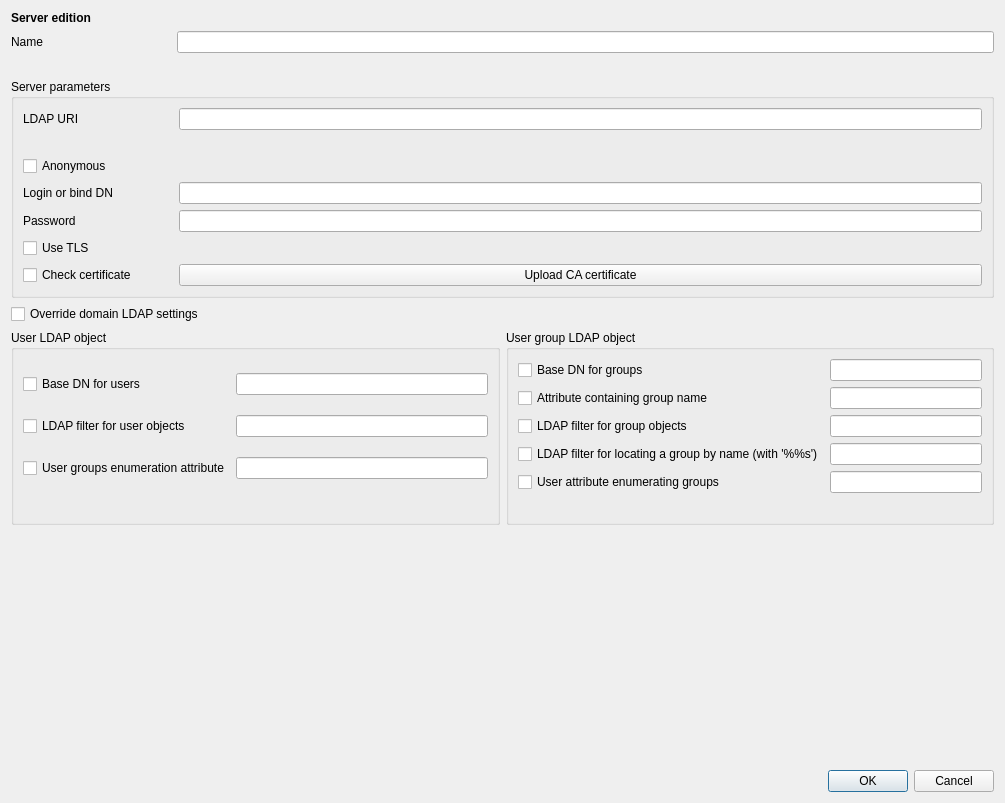
<ui version="4.0" >
 <class>NndServer</class>
 <widget class="QDialog" name="NndServer" >
  <property name="geometry" >
   <rect>
    <x>0</x>
    <y>0</y>
    <width>1005</width>
    <height>803</height>
   </rect>
  </property>
  <property name="windowTitle" >
   <string>Dialog</string>
  </property>
  <layout class="QGridLayout" name="gridLayout_5" >
   <item row="2" column="0" >
    <layout class="QHBoxLayout" name="horizontalLayout" >
     <item>
      <widget class="QGroupBox" name="override_user_groupbox" >
       <property name="title" >
        <string>User LDAP object</string>
       </property>
       <layout class="QGridLayout" name="gridLayout" >
        <item row="0" column="0" >
         <widget class="QCheckBox" name="user_base_dn_checkbox" >
          <property name="text" >
           <string>Base DN for users</string>
          </property>
         </widget>
        </item>
        <item row="2" column="0" >
         <widget class="QCheckBox" name="user_filter_checkbox" >
          <property name="text" >
           <string>LDAP filter for user objects</string>
          </property>
         </widget>
        </item>
        <item row="3" column="0" >
         <widget class="QCheckBox" name="user_member_attr_checkbox" >
          <property name="text" >
           <string>User groups enumeration attribute</string>
          </property>
         </widget>
        </item>
        <item row="0" column="1" >
         <widget class="QLineEdit" name="user_base_dn_lineedit" />
        </item>
        <item row="2" column="1" >
         <widget class="QLineEdit" name="user_filter_lineedit" />
        </item>
        <item row="3" column="1" >
         <widget class="QLineEdit" name="user_member_attr_lineedit" />
        </item>
        <item row="4" column="1" >
         <spacer name="horizontalSpacer" >
          <property name="orientation" >
           <enum>Qt::Horizontal</enum>
          </property>
          <property name="sizeType" >
           <enum>QSizePolicy::Minimum</enum>
          </property>
          <property name="sizeHint" stdset="0" >
           <size>
            <width>70</width>
            <height>20</height>
           </size>
          </property>
         </spacer>
        </item>
       </layout>
       <zorder>user_base_dn_checkbox</zorder>
       <zorder>user_filter_checkbox</zorder>
       <zorder>user_member_attr_checkbox</zorder>
       <zorder>user_base_dn_lineedit</zorder>
       <zorder>user_filter_lineedit</zorder>
       <zorder>user_member_attr_lineedit</zorder>
       <zorder>horizontalSpacer</zorder>
       <zorder>layoutWidget</zorder>
      </widget>
     </item>
     <item>
      <widget class="QGroupBox" name="override_group_groupbox" >
       <property name="title" >
        <string>User group LDAP object</string>
       </property>
       <layout class="QGridLayout" name="gridLayout_2" >
        <item row="1" column="0" >
         <widget class="QCheckBox" name="group_attr_name_checkbox" >
          <property name="text" >
           <string>Attribute containing group name</string>
          </property>
         </widget>
        </item>
        <item row="1" column="1" >
         <widget class="QLineEdit" name="group_attr_name_lineedit" />
        </item>
        <item row="3" column="0" >
         <widget class="QCheckBox" name="group_enum_filter_checkbox" >
          <property name="text" >
           <string>LDAP filter for group objects</string>
          </property>
         </widget>
        </item>
        <item row="3" column="1" >
         <widget class="QLineEdit" name="group_enum_filter_lineedit" />
        </item>
        <item row="4" column="1" >
         <widget class="QLineEdit" name="group_filter_lineedit" />
        </item>
        <item row="5" column="0" >
         <widget class="QCheckBox" name="group_member_attr_checkbox" >
          <property name="text" >
           <string>User attribute enumerating groups</string>
          </property>
         </widget>
        </item>
        <item row="5" column="1" >
         <widget class="QLineEdit" name="group_member_attr_lineedit" />
        </item>
        <item row="0" column="0" >
         <widget class="QCheckBox" name="group_base_dn_checkbox" >
          <property name="text" >
           <string>Base DN for groups</string>
          </property>
         </widget>
        </item>
        <item row="0" column="1" >
         <widget class="QLineEdit" name="group_base_dn_lineedit" />
        </item>
        <item row="4" column="0" >
         <widget class="QCheckBox" name="group_filter_checkbox" >
          <property name="text" >
           <string>LDAP filter for locating a group by name (with '%%s')</string>
          </property>
         </widget>
        </item>
        <item row="6" column="1" >
         <spacer name="horizontalSpacer_2" >
          <property name="orientation" >
           <enum>Qt::Horizontal</enum>
          </property>
          <property name="sizeType" >
           <enum>QSizePolicy::Minimum</enum>
          </property>
          <property name="sizeHint" stdset="0" >
           <size>
            <width>70</width>
            <height>20</height>
           </size>
          </property>
         </spacer>
        </item>
       </layout>
      </widget>
     </item>
    </layout>
   </item>
   <item row="4" column="0" >
    <widget class="QDialogButtonBox" name="buttonBox" >
     <property name="orientation" >
      <enum>Qt::Horizontal</enum>
     </property>
     <property name="standardButtons" >
      <set>QDialogButtonBox::Cancel|QDialogButtonBox::Ok</set>
     </property>
    </widget>
   </item>
   <item row="3" column="0" >
    <spacer name="verticalSpacer" >
     <property name="orientation" >
      <enum>Qt::Vertical</enum>
     </property>
     <property name="sizeHint" stdset="0" >
      <size>
       <width>20</width>
       <height>40</height>
      </size>
     </property>
    </spacer>
   </item>
   <item row="1" column="0" >
    <layout class="QGridLayout" name="gridLayout_11" >
     <item row="4" column="0" >
      <widget class="QGroupBox" name="groupBox_2" >
       <property name="title" >
        <string>Server parameters</string>
       </property>
       <layout class="QGridLayout" name="gridLayout_9" >
        <item row="1" column="0" >
         <widget class="QLabel" name="label_8" >
          <property name="text" >
           <string>LDAP URI</string>
          </property>
          <property name="alignment" >
           <set>Qt::AlignLeading|Qt::AlignLeft|Qt::AlignVCenter</set>
          </property>
         </widget>
        </item>
        <item row="1" column="1" >
         <widget class="QLineEdit" name="ldapuri_lineedit" />
        </item>
        <item row="3" column="0" >
         <widget class="QCheckBox" name="anonymous_checkbox" >
          <property name="text" >
           <string>Anonymous</string>
          </property>
         </widget>
        </item>
        <item row="4" column="0" >
         <widget class="QLabel" name="label_9" >
          <property name="text" >
           <string>Login or bind DN</string>
          </property>
          <property name="alignment" >
           <set>Qt::AlignLeading|Qt::AlignLeft|Qt::AlignVCenter</set>
          </property>
         </widget>
        </item>
        <item row="4" column="1" >
         <widget class="QLineEdit" name="bind_dn_lineedit" />
        </item>
        <item row="5" column="0" >
         <widget class="QLabel" name="label_17" >
          <property name="text" >
           <string>Password</string>
          </property>
          <property name="alignment" >
           <set>Qt::AlignLeading|Qt::AlignLeft|Qt::AlignVCenter</set>
          </property>
         </widget>
        </item>
        <item row="5" column="1" >
         <widget class="QLineEdit" name="bind_pw_lineedit" >
          <property name="echoMode" >
           <enum>QLineEdit::Password</enum>
          </property>
         </widget>
        </item>
        <item row="6" column="0" >
         <widget class="QCheckBox" name="tls_checkbox" >
          <property name="text" >
           <string>Use TLS</string>
          </property>
         </widget>
        </item>
        <item row="7" column="0" >
         <widget class="QCheckBox" name="check_cert_checkbox" >
          <property name="text" >
           <string>Check certificate</string>
          </property>
         </widget>
        </item>
        <item row="7" column="1" >
         <widget class="QPushButton" name="upload_ca_button" >
          <property name="text" >
           <string>Upload CA certificate</string>
          </property>
         </widget>
        </item>
        <item row="2" column="0" >
         <spacer name="horizontalSpacer_4" >
          <property name="orientation" >
           <enum>Qt::Horizontal</enum>
          </property>
          <property name="sizeType" >
           <enum>QSizePolicy::Preferred</enum>
          </property>
          <property name="sizeHint" stdset="0" >
           <size>
            <width>150</width>
            <height>20</height>
           </size>
          </property>
         </spacer>
        </item>
       </layout>
       <zorder>label_8</zorder>
       <zorder>ldapuri_lineedit</zorder>
       <zorder>anonymous_checkbox</zorder>
       <zorder>label_9</zorder>
       <zorder>bind_dn_lineedit</zorder>
       <zorder>label_17</zorder>
       <zorder>bind_pw_lineedit</zorder>
       <zorder>tls_checkbox</zorder>
       <zorder>check_cert_checkbox</zorder>
       <zorder>upload_ca_button</zorder>
       <zorder>gridLayoutWidget</zorder>
       <zorder>horizontalSpacer_4</zorder>
      </widget>
     </item>
     <item row="5" column="0" >
      <widget class="QCheckBox" name="expert_checkbox" >
       <property name="text" >
        <string>Override domain LDAP settings</string>
       </property>
      </widget>
     </item>
    </layout>
   </item>
   <item row="0" column="0" >
    <layout class="QGridLayout" name="gridLayout_3" >
     <item row="1" column="1" >
      <widget class="QLineEdit" name="name_lineedit" />
     </item>
     <item row="1" column="0" >
      <widget class="QLabel" name="label_10" >
       <property name="text" >
        <string>Name</string>
       </property>
       <property name="alignment" >
        <set>Qt::AlignLeading|Qt::AlignLeft|Qt::AlignVCenter</set>
       </property>
      </widget>
     </item>
     <item row="0" column="0" >
      <widget class="QLabel" name="label" >
       <property name="font" >
        <font>
         <weight>75</weight>
         <bold>true</bold>
        </font>
       </property>
       <property name="text" >
        <string>Server edition</string>
       </property>
      </widget>
     </item>
     <item row="2" column="0" >
      <spacer name="horizontalSpacer_3" >
       <property name="orientation" >
        <enum>Qt::Horizontal</enum>
       </property>
       <property name="sizeType" >
        <enum>QSizePolicy::Preferred</enum>
       </property>
       <property name="sizeHint" stdset="0" >
        <size>
         <width>160</width>
         <height>20</height>
        </size>
       </property>
      </spacer>
     </item>
    </layout>
   </item>
  </layout>
 </widget>
 <tabstops>
  <tabstop>user_base_dn_checkbox</tabstop>
  <tabstop>user_base_dn_lineedit</tabstop>
  <tabstop>user_filter_checkbox</tabstop>
  <tabstop>user_filter_lineedit</tabstop>
  <tabstop>user_member_attr_checkbox</tabstop>
  <tabstop>user_member_attr_lineedit</tabstop>
  <tabstop>group_base_dn_checkbox</tabstop>
  <tabstop>group_base_dn_lineedit</tabstop>
  <tabstop>group_attr_name_checkbox</tabstop>
  <tabstop>group_attr_name_lineedit</tabstop>
  <tabstop>group_enum_filter_checkbox</tabstop>
  <tabstop>group_enum_filter_lineedit</tabstop>
  <tabstop>group_filter_checkbox</tabstop>
  <tabstop>group_filter_lineedit</tabstop>
  <tabstop>group_member_attr_checkbox</tabstop>
  <tabstop>group_member_attr_lineedit</tabstop>
  <tabstop>buttonBox</tabstop>
 </tabstops>
 <resources/>
 <connections>
  <connection>
   <sender>buttonBox</sender>
   <signal>accepted()</signal>
   <receiver>NndServer</receiver>
   <slot>accept()</slot>
   <hints>
    <hint type="sourcelabel" >
     <x>266</x>
     <y>638</y>
    </hint>
    <hint type="destinationlabel" >
     <x>157</x>
     <y>274</y>
    </hint>
   </hints>
  </connection>
  <connection>
   <sender>buttonBox</sender>
   <signal>rejected()</signal>
   <receiver>NndServer</receiver>
   <slot>reject()</slot>
   <hints>
    <hint type="sourcelabel" >
     <x>334</x>
     <y>638</y>
    </hint>
    <hint type="destinationlabel" >
     <x>286</x>
     <y>274</y>
    </hint>
   </hints>
  </connection>
  <connection>
   <sender>user_base_dn_checkbox</sender>
   <signal>clicked(bool)</signal>
   <receiver>user_base_dn_lineedit</receiver>
   <slot>setEnabled(bool)</slot>
   <hints>
    <hint type="sourcelabel" >
     <x>138</x>
     <y>420</y>
    </hint>
    <hint type="destinationlabel" >
     <x>475</x>
     <y>422</y>
    </hint>
   </hints>
  </connection>
  <connection>
   <sender>user_filter_checkbox</sender>
   <signal>clicked(bool)</signal>
   <receiver>user_filter_lineedit</receiver>
   <slot>setEnabled(bool)</slot>
   <hints>
    <hint type="sourcelabel" >
     <x>214</x>
     <y>455</y>
    </hint>
    <hint type="destinationlabel" >
     <x>475</x>
     <y>457</y>
    </hint>
   </hints>
  </connection>
  <connection>
   <sender>user_member_attr_checkbox</sender>
   <signal>clicked(bool)</signal>
   <receiver>user_member_attr_lineedit</receiver>
   <slot>setEnabled(bool)</slot>
   <hints>
    <hint type="sourcelabel" >
     <x>227</x>
     <y>490</y>
    </hint>
    <hint type="destinationlabel" >
     <x>475</x>
     <y>492</y>
    </hint>
   </hints>
  </connection>
  <connection>
   <sender>group_base_dn_checkbox</sender>
   <signal>clicked(bool)</signal>
   <receiver>group_base_dn_lineedit</receiver>
   <slot>setEnabled(bool)</slot>
   <hints>
    <hint type="sourcelabel" >
     <x>833</x>
     <y>420</y>
    </hint>
    <hint type="destinationlabel" >
     <x>966</x>
     <y>422</y>
    </hint>
   </hints>
  </connection>
  <connection>
   <sender>group_attr_name_checkbox</sender>
   <signal>clicked(bool)</signal>
   <receiver>group_attr_name_lineedit</receiver>
   <slot>setEnabled(bool)</slot>
   <hints>
    <hint type="sourcelabel" >
     <x>833</x>
     <y>455</y>
    </hint>
    <hint type="destinationlabel" >
     <x>966</x>
     <y>457</y>
    </hint>
   </hints>
  </connection>
  <connection>
   <sender>group_enum_filter_checkbox</sender>
   <signal>clicked(bool)</signal>
   <receiver>group_enum_filter_lineedit</receiver>
   <slot>setEnabled(bool)</slot>
   <hints>
    <hint type="sourcelabel" >
     <x>833</x>
     <y>490</y>
    </hint>
    <hint type="destinationlabel" >
     <x>966</x>
     <y>492</y>
    </hint>
   </hints>
  </connection>
  <connection>
   <sender>group_filter_checkbox</sender>
   <signal>clicked(bool)</signal>
   <receiver>group_filter_lineedit</receiver>
   <slot>setEnabled(bool)</slot>
   <hints>
    <hint type="sourcelabel" >
     <x>833</x>
     <y>525</y>
    </hint>
    <hint type="destinationlabel" >
     <x>966</x>
     <y>527</y>
    </hint>
   </hints>
  </connection>
  <connection>
   <sender>group_member_attr_checkbox</sender>
   <signal>clicked(bool)</signal>
   <receiver>group_member_attr_lineedit</receiver>
   <slot>setEnabled(bool)</slot>
   <hints>
    <hint type="sourcelabel" >
     <x>833</x>
     <y>560</y>
    </hint>
    <hint type="destinationlabel" >
     <x>966</x>
     <y>562</y>
    </hint>
   </hints>
  </connection>
  <connection>
   <sender>anonymous_checkbox</sender>
   <signal>clicked(bool)</signal>
   <receiver>bind_dn_lineedit</receiver>
   <slot>setDisabled(bool)</slot>
   <hints>
    <hint type="sourcelabel" >
     <x>132</x>
     <y>170</y>
    </hint>
    <hint type="destinationlabel" >
     <x>228</x>
     <y>203</y>
    </hint>
   </hints>
  </connection>
  <connection>
   <sender>anonymous_checkbox</sender>
   <signal>clicked(bool)</signal>
   <receiver>bind_pw_lineedit</receiver>
   <slot>setDisabled(bool)</slot>
   <hints>
    <hint type="sourcelabel" >
     <x>52</x>
     <y>167</y>
    </hint>
    <hint type="destinationlabel" >
     <x>237</x>
     <y>231</y>
    </hint>
   </hints>
  </connection>
 </connections>
</ui>
